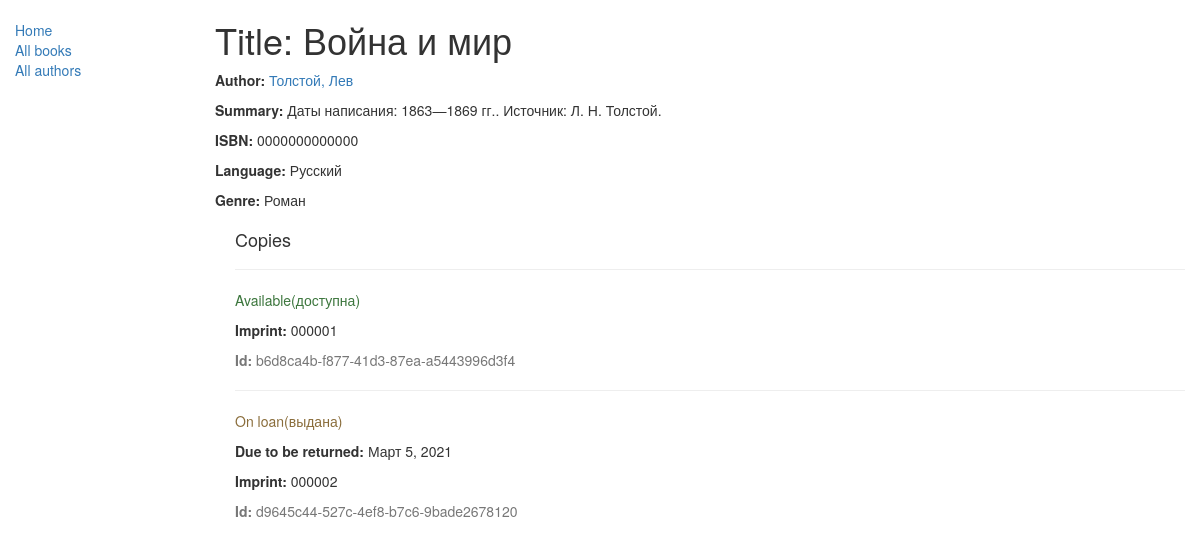
/catalog/book/1, run on the app's committed database.
### catalog/models.py (models this page shows, shortened)
class Book(models.Model):
    title = models.CharField(max_length=200)
    author = models.ForeignKey(
        'Author',
        null=True,
        on_delete=models.SET_NULL,
    )
    summary = models.TextField(
        max_length=1000,
        help_text='Введите краткое описание книги'
    )
    isbn = models.CharField(
        'ISBN',
        max_length=13,
        help_text='13 Character <a href="https://www.isbn-international.org/content/what-isbn">ISBN number</a>',
    )
    genre = models.ManyToManyField(
        Genre,
        help_text='Выберите жанр книги',
    )
    language = models.ForeignKey(
        Language,
        on_delete=models.SET_NULL,
        null=True,
    )
    def display_genre(self):
        return ', '.join([ genre.name for genre in self.genre.all()[:3] ])
    display_genre.short_description = 'Genre'

class Author(models.Model):
    first_name = models.CharField(
        max_length=100,
    )
    last_name = models.CharField(
        max_length=100
    )
    date_of_birth = models.DateField(
        null=True,
        blank=True,
    )
    date_of_death = models.DateField(
        'Died',
        null=True,
        blank=True,
    )
    def __str__(self):
        return '{}, {}'.format(self.last_name, self.first_name)
    class Meta:
        ordering = ['last_name']

class Language(models.Model):
    name = models.CharField(
        max_length=200,
        help_text='Введите язык, на котором написана книга'
    )
    def __str__(self):
        return self.name

class Genre(models.Model):
    name = models.CharField(
        max_length=200,
        help_text='Введите жанр книги',
    )
    def __str__(self):
        return self.name

class BookInstance(models.Model):
    id = models.UUIDField(
        primary_key=True,
        default=uuid.uuid4,
        help_text='Уникальный идентификатор этой конкретной книги во всей библиотеке',
    )
    book = models.ForeignKey(
        "Book",
        on_delete=models.SET_NULL,
        null=True,
    )
    imprint = models.CharField(
        max_length=200,
    )
    due_back = models.DateField(
        null=True,
        blank=True,
    )
    LOAN_STATUS = (
        ('m', 'Maintenance(тех. обслуживание)'),
        ('o', 'On loan(выдана)'),
        ('a', 'Available(доступна)'),
        ('r', 'Reserved(зарезервирована)'),
    )
    status = models.CharField(
        max_length=1,
        choices=LOAN_STATUS,
        blank=True,
        default='m',
        help_text='Наличие книги',
    )
    class Meta:
        ordering = ['due_back']

### catalog/views.py (the view)
# urls.py: url(r'^book/(?P<pk>\d+)$', views.BookDetailView.as_view(), name='book_detail'),
class BookDetailView(DetailView):
    model = Book
    template_name = 'book_detail.html'

### catalog/templates/book_detail.html
{% extends "base_generic.html" %}
{% block content %}
<h1>Title: {{ book.title }}</h1>
<p><strong>Author:</strong> <a href={% url 'author_detail' book.author.pk %}>{{ book.author }}</a></p>
<p><strong>Summary:</strong> {{ book.summary }}</p>
<p><strong>ISBN:</strong> {{ book.isbn }}</p>
<p><strong>Language:</strong> {{ book.language }}</p>
<p>
  <strong>Genre:</strong> {% for genre in book.genre.all %} {{ genre }}{% if not forloop.last %}, {% endif %}{% endfor %}
</p>
<div style="margin-left: 20px; margin-top: 20px">
  <h4>Copies</h4>
  {% for copy in book.bookinstance_set.all %}
  <hr />
  <p
    class="{% if copy.status == 'a' %}text-success{% elif copy.status == 'd' %}text-danger{% else %}text-warning{% endif %}"
  >
    {{ copy.get_status_display }}
  </p>
  {% if copy.status != 'a' %}
  <p><strong>Due to be returned:</strong> {{copy.due_back}}</p>
  {% endif %}
  <p><strong>Imprint:</strong> {{copy.imprint}}</p>
  <p class="text-muted"><strong>Id:</strong> {{copy.id}}</p>
  {% endfor %}
</div>
{% endblock %}

### data on the page
Book: title "Война и мир", author "Толстой, Лев", summary "Даты написания: 1863—1869 гг.. Источник: Л. Н. Толстой.", isbn "0000000000000", language "Русский"
Genre: name "Роман"
BookInstance: status "Available(доступна)", imprint "000001", id "b6d8ca4b-f877-41d3-87ea-a5443996d3f4"
BookInstance: status "On loan(выдана)", due_back "Март 5, 2021", imprint "000002", id "d9645c44-527c-4ef8-b7c6-9bade2678120"
